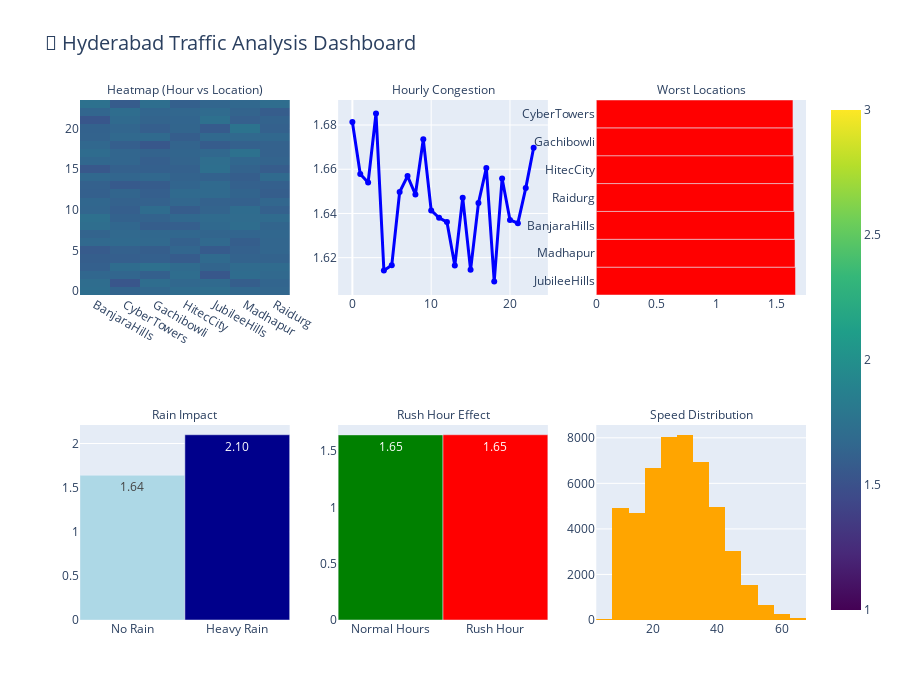

Write notebook code for a chart like this one.
### Code cell
import plotly.graph_objects as go
from plotly.subplots import make_subplots

print("📊 Creating EDA Dashboard...")

# Create 2x3 subplot dashboard
fig = make_subplots(rows=2, cols=3, 
                    subplot_titles=('Heatmap (Hour vs Location)', 'Hourly Congestion', 'Worst Locations',
                                   'Rain Impact', 'Rush Hour Effect', 'Speed Distribution'))

# 1. HEATMAP: Congestion by Hour & Location
pivot = df.pivot_table(values='congestion_score', index='hour', columns='location', aggfunc='mean')
fig.add_trace(go.Heatmap(z=pivot.values, x=pivot.columns, y=pivot.index, 
                        colorscale='Viridis', zmin=1, zmax=3), row=1, col=1)

# 2. HOURLY TREND
hourly_avg = df.groupby('hour')['congestion_score'].mean()
fig.add_trace(go.Scatter(x=hourly_avg.index, y=hourly_avg.values, 
                        mode='lines+markers', line=dict(color='blue', width=3)), row=1, col=2)

# 3. LOCATION COMPARISON
loc_avg = df.groupby('location')['congestion_score'].mean().sort_values(ascending=False)
fig.add_trace(go.Bar(x=loc_avg.values, y=loc_avg.index, orientation='h', 
                    marker=dict(color='red')), row=1, col=3)

# 4. RAIN EFFECT
rain_effect = df.groupby('heavy_rain')['congestion_score'].mean()
fig.add_trace(go.Bar(x=['No Rain', 'Heavy Rain'], y=rain_effect.values, 
                    marker=dict(color=['lightblue', 'darkblue']), 
                    text=[f'{x:.2f}' for x in rain_effect.values], textposition='auto'), row=2, col=1)

# 5. RUSH HOUR EFFECT
rush_effect = df.groupby('is_rush_hour')['congestion_score'].mean()
fig.add_trace(go.Bar(x=['Normal Hours', 'Rush Hour'], y=rush_effect.values,
                    marker_color=['green', 'red'], 
                    text=[f'{x:.2f}' for x in rush_effect.values], textposition='auto'), row=2, col=2)

# 6. SPEED HISTOGRAM
fig.add_trace(go.Histogram(x=df.avg_speed_kmh, nbinsx=25, marker=dict(color='orange'), name='Speed'), row=2, col=3)

# Layout
fig.update_layout(height=700, showlegend=False, title_text="🚦 Hyderabad Traffic Analysis Dashboard",
                 title_font=dict(size=20))
fig.update_annotations(font_size=12)
fig.show()

# Print insights
print(f"🏆 WORST LOCATION: {loc_avg.index[0]} (Score: {loc_avg.iloc[0]:.2f})")
print(f"⏰ PEAK HOUR: {hourly_avg.idxmax()} (Score: {hourly_avg.max():.2f})")
print(f"🌧️ RAIN IMPACT: +{rain_effect.iloc[1] - rain_effect.iloc[0]:.2f} congestion")
print("✅ EDA COMPLETE!")

### Figure 1 — Plotly figure (JSON) as saved in the notebook; plotly's stock layout.template omitted (floating-point values rounded to 4 significant figures; data arrays with more than 128 entries replaced by an {"elided": "..."} marker saying what was removed)
{"data": [{"colorscale": [[0, "#440154"], [0.1111, "#482878"], [0.2222, "#3e4989"], [0.3333, "#31688e"], [0.4444, "#26828e"], [0.5556, "#1f9e89"], [0.6667, "#35b779"], [0.7778, "#6ece58"], [0.8889, "#b5de2b"], [1, "#fde725"]], "type": "heatmap", "x": ["BanjaraHills", "CyberTowers", "Gachibowli", "HitecCity", "JubileeHills", "Madhapur", "Raidurg"], "xaxis": "x", "y": [0, 1, 2, 3, 4, 5, 6, 7, 8, 9, 10, 11, 12, 13, 14, 15, 16, 17, 18, 19, 20, 21, 22, 23], "yaxis": "y", "z": {"elided": "24x7 float values"}, "zmax": 3, "zmin": 1}, {"line": {"color": "blue", "width": 3}, "mode": "lines+markers", "type": "scatter", "x": [0, 1, 2, 3, 4, 5, 6, 7, 8, 9, 10, 11, 12, 13, 14, 15, 16, 17, 18, 19, 20, 21, 22, 23], "xaxis": "x2", "y": [1.681, 1.658, 1.654, 1.685, 1.614, 1.617, 1.65, 1.657, 1.649, 1.674, 1.641, 1.638, 1.636, 1.616, 1.647, 1.614, 1.645, 1.661, 1.609, 1.656, 1.637, 1.636, 1.651, 1.67], "yaxis": "y2"}, {"marker": {"color": "red"}, "orientation": "h", "type": "bar", "x": [1.658, 1.654, 1.65, 1.644, 1.644, 1.639, 1.637], "xaxis": "x3", "y": ["JubileeHills", "Madhapur", "BanjaraHills", "Raidurg", "HitecCity", "Gachibowli", "CyberTowers"], "yaxis": "y3"}, {"marker": {"color": ["lightblue", "darkblue"]}, "text": ["1.64", "2.10"], "textposition": "auto", "type": "bar", "x": ["No Rain", "Heavy Rain"], "xaxis": "x4", "y": [1.639, 2.099], "yaxis": "y4"}, {"marker": {"color": ["green", "red"]}, "text": ["1.65", "1.65"], "textposition": "auto", "type": "bar", "x": ["Normal Hours", "Rush Hour"], "xaxis": "x5", "y": [1.645, 1.647], "yaxis": "y5"}, {"marker": {"color": "orange"}, "name": "Speed", "nbinsx": 25, "type": "histogram", "x": {"elided": "50000 float values"}, "xaxis": "x6", "yaxis": "y6"}], "layout": {"annotations": [{"font": {"size": 12}, "showarrow": false, "text": "Heatmap (Hour vs Location)", "x": 0.1444, "xanchor": "center", "xref": "paper", "y": 1, "yanchor": "bottom", "yref": "paper"}, {"font": {"size": 12}, "showarrow": false, "text": "Hourly Congestion", "x": 0.5, "xanchor": "center", "xref": "paper", "y": 1, "yanchor": "bottom", "yref": "paper"}, {"font": {"size": 12}, "showarrow": false, "text": "Worst Locations", "x": 0.8556, "xanchor": "center", "xref": "paper", "y": 1, "yanchor": "bottom", "yref": "paper"}, {"font": {"size": 12}, "showarrow": false, "text": "Rain Impact", "x": 0.1444, "xanchor": "center", "xref": "paper", "y": 0.375, "yanchor": "bottom", "yref": "paper"}, {"font": {"size": 12}, "showarrow": false, "text": "Rush Hour Effect", "x": 0.5, "xanchor": "center", "xref": "paper", "y": 0.375, "yanchor": "bottom", "yref": "paper"}, {"font": {"size": 12}, "showarrow": false, "text": "Speed Distribution", "x": 0.8556, "xanchor": "center", "xref": "paper", "y": 0.375, "yanchor": "bottom", "yref": "paper"}], "height": 700, "showlegend": false, "title": {"font": {"size": 20}, "text": "🚦 Hyderabad Traffic Analysis Dashboard"}, "xaxis": {"anchor": "y", "domain": [0, 0.2889]}, "xaxis2": {"anchor": "y2", "domain": [0.3556, 0.6444]}, "xaxis3": {"anchor": "y3", "domain": [0.7111, 1]}, "xaxis4": {"anchor": "y4", "domain": [0, 0.2889]}, "xaxis5": {"anchor": "y5", "domain": [0.3556, 0.6444]}, "xaxis6": {"anchor": "y6", "domain": [0.7111, 1]}, "yaxis": {"anchor": "x", "domain": [0.625, 1]}, "yaxis2": {"anchor": "x2", "domain": [0.625, 1]}, "yaxis3": {"anchor": "x3", "domain": [0.625, 1]}, "yaxis4": {"anchor": "x4", "domain": [0, 0.375]}, "yaxis5": {"anchor": "x5", "domain": [0, 0.375]}, "yaxis6": {"anchor": "x6", "domain": [0, 0.375]}}}
